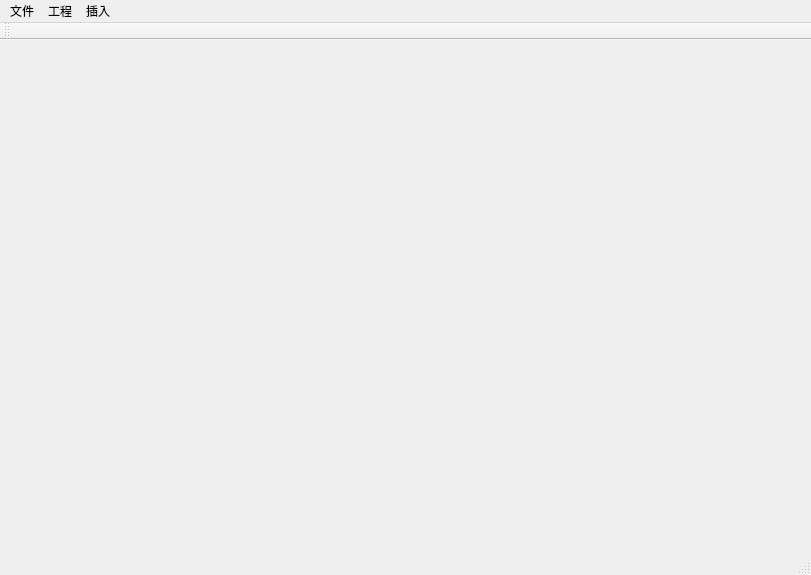
<?xml version="1.0" encoding="UTF-8"?>
<ui version="4.0">
 <class>MainWindow</class>
 <widget class="QMainWindow" name="MainWindow">
  <property name="geometry">
   <rect>
    <x>0</x>
    <y>0</y>
    <width>811</width>
    <height>575</height>
   </rect>
  </property>
  <property name="windowTitle">
   <string>MainWindow</string>
  </property>
  <widget class="QWidget" name="centralWidget"/>
  <widget class="QMenuBar" name="menuBar">
   <property name="geometry">
    <rect>
     <x>0</x>
     <y>0</y>
     <width>811</width>
     <height>24</height>
    </rect>
   </property>
   <widget class="QMenu" name="menu">
    <property name="title">
     <string>文件</string>
    </property>
    <addaction name="actionnew"/>
   </widget>
   <widget class="QMenu" name="menu_2">
    <property name="title">
     <string>工程</string>
    </property>
    <addaction name="actionproperty"/>
    <addaction name="actiongenerate"/>
   </widget>
   <widget class="QMenu" name="menu_3">
    <property name="title">
     <string>插入</string>
    </property>
    <widget class="QMenu" name="menu_4">
     <property name="title">
      <string>通用控件</string>
     </property>
     <addaction name="actionbutton"/>
     <addaction name="actiontext"/>
     <addaction name="actionlist"/>
     <addaction name="actionphoto"/>
    </widget>
    <widget class="QMenu" name="menu_5">
     <property name="title">
      <string>控件分组</string>
     </property>
     <addaction name="actionscrollframe"/>
     <addaction name="actiontabframe"/>
    </widget>
    <addaction name="menu_4"/>
    <addaction name="menu_5"/>
   </widget>
   <addaction name="menu"/>
   <addaction name="menu_2"/>
   <addaction name="menu_3"/>
  </widget>
  <widget class="QToolBar" name="mainToolBar">
   <attribute name="toolBarArea">
    <enum>TopToolBarArea</enum>
   </attribute>
   <attribute name="toolBarBreak">
    <bool>false</bool>
   </attribute>
  </widget>
  <widget class="QStatusBar" name="statusBar"/>
  <action name="actionproperty">
   <property name="text">
    <string>工程属性</string>
   </property>
  </action>
  <action name="actiongenerate">
   <property name="text">
    <string>生成工程</string>
   </property>
  </action>
  <action name="actionbutton">
   <property name="text">
    <string>按钮</string>
   </property>
  </action>
  <action name="actiontext">
   <property name="text">
    <string>文字</string>
   </property>
  </action>
  <action name="actionlist">
   <property name="text">
    <string>列表</string>
   </property>
  </action>
  <action name="actionphoto">
   <property name="text">
    <string>图片</string>
   </property>
  </action>
  <action name="actionscrollframe">
   <property name="text">
    <string>可滑动框架</string>
   </property>
  </action>
  <action name="actiontabframe">
   <property name="text">
    <string>标签页框架</string>
   </property>
  </action>
  <action name="actionnew">
   <property name="text">
    <string>新建工程</string>
   </property>
  </action>
 </widget>
 <layoutdefault spacing="6" margin="11"/>
 <resources/>
 <connections/>
</ui>
